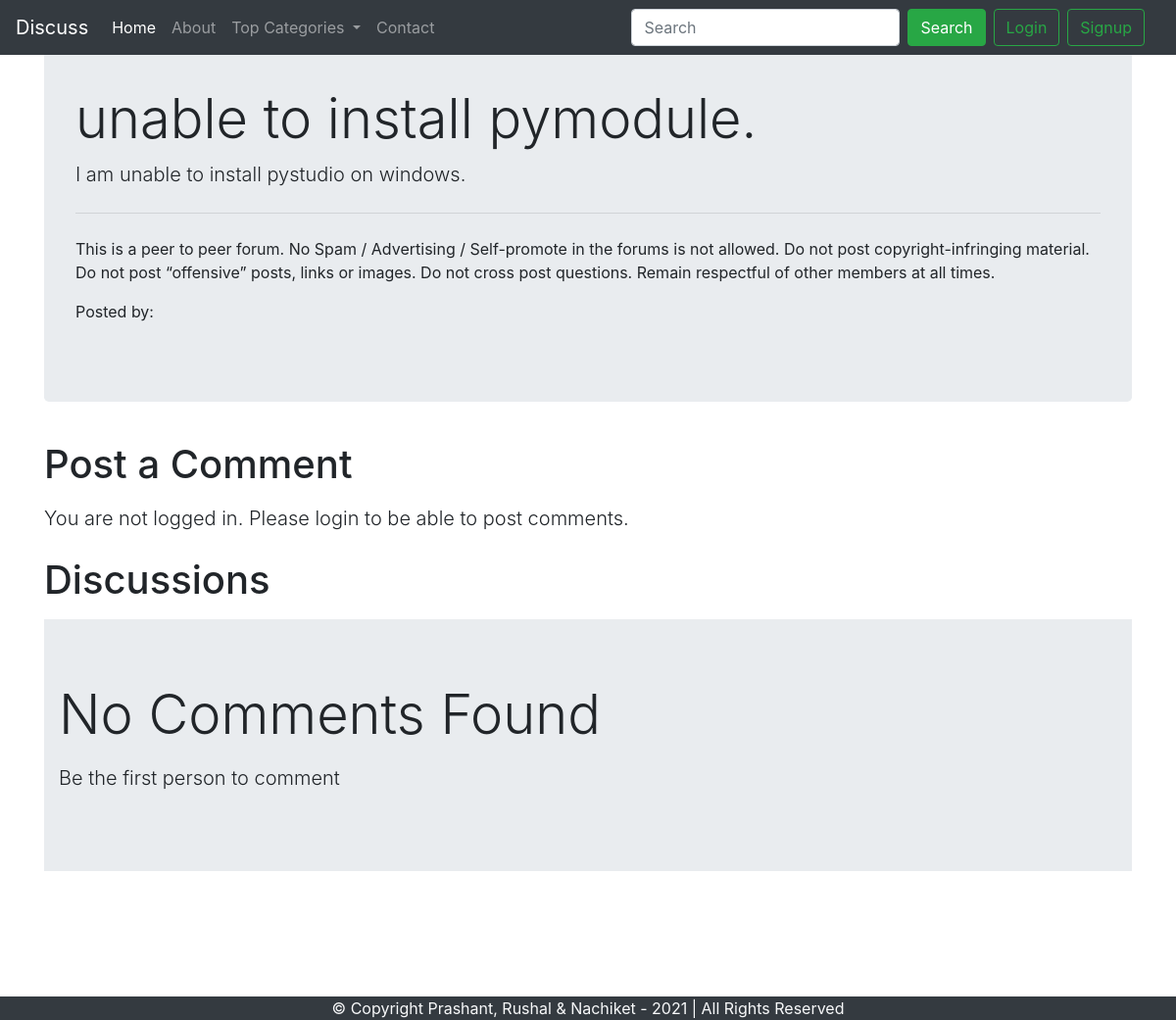
The app's page /thread.php?threadid=1 with its own data.
### tables this page shows
CREATE TABLE `threads` (
  `thread_id` int(7) NOT NULL,
  `thread_title` varchar(255) NOT NULL,
  `thread_desc` text NOT NULL,
  `thread_cat_id` int(7) NOT NULL,
  `thread_user_id` int(7) NOT NULL,
  `timestamp` datetime NOT NULL DEFAULT current_timestamp()
);

### thread.php (the view, shortened to what this page needs)
<!doctype html>
<html lang="en">
<head>
    <link rel="stylesheet" href="https://stackpath.bootstrapcdn.com/bootstrap/4.5.0/css/bootstrap.min.css"
>
</head>
<body>
    <?php include 'partials/_dbconnect.php';?>
    <?php include 'partials/_header.php';?>
    <?php
    $id = $_GET['threadid'];
    $sql = "SELECT * FROM `threads` WHERE thread_id=$id";
    $result = mysqli_query($conn, $sql);
    while($row = mysqli_fetch_assoc($result)){
        $title = $row['thread_title'];
        $desc = $row['thread_desc'];
        $thread_user_id = $row['thread_user_id'];
        $sql2 = "SELECT user_email FROM `users` WHERE sno='$thread_user_id'";
        $result2 = mysqli_query($conn, $sql2);
        $row2 = mysqli_fetch_assoc($result2);
        $posted_by = $row2['user_email'];
    }
    ?>
    <div class="container my-4">
        <div class="jumbotron">
            <h1 class="display-4"><?php echo $title;?></h1>
            <p class="lead">  <?php echo $desc;?></p>
            <hr class="my-4">
            <p>This is a peer to peer forum. No Spam / Advertising / Self-promote in the forums is not allowed. Do not post copyright-infringing material. Do not post “offensive” posts, links or images. Do not cross post questions. Remain respectful of other members at all times.</p>
            <p>Posted by: <em><?php echo $posted_by; ?></em></p>
        </div>
    </div>
     <?php
    if(isset($_SESSION['loggedin']) && $_SESSION['loggedin']==true){
    echo '<div class="container">
        <h1 class="py-2">Post a Comment</h1>
        <form action= "'. $_SERVER['REQUEST_URI'] . '" method="post">
            <div class="form-group">
                <label for="exampleFormControlTextarea1">Type your comment</label>
                <textarea class="form-control" id="comment" name="comment" rows="3"></textarea>
                <input type="hidden" name="sno" value="'. $_SESSION["sno"]. '">
            </div>
            <button type="submit" class="btn btn-success">Post Comment</button>
        </form>
    </div>';
    }
    else{
        echo '
        <div class="container">
        <h1 class="py-2">Post a Comment</h1>
           <p class="lead">You are not logged in. Please login to be able to post comments.</p>
        </div>
        ';
    }
    ?>
    <div class="container mb-5" id="ques">
        <h1 class="py-2">Discussions</h1>
       <?php
    $noResult = true;
        if($noResult){
            echo '<div class="jumbotron jumbotron-fluid">
                    <div class="container">
                        <p class="display-4">No Comments Found</p>
                        <p class="lead"> Be the first person to comment</p>
                    </div>
                 </div> ';
        }
    ?>
    </div>
    <?php include 'partials/_footer.php';?>
</body>
</html>

### thread.php (style rules this page uses)
#ques { min-height: 433px; }

### records on screen
threads: thread_title "unable to install pymodule.", thread_desc "I am unable to install pystudio on windows."
